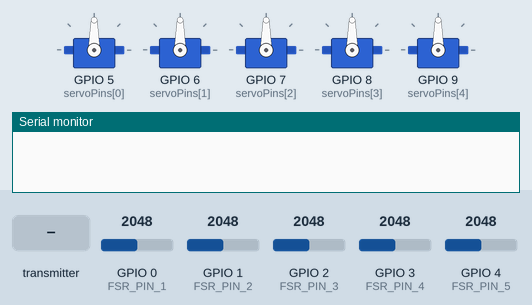
Simulated run of this sketch. Board: ESP32. Shown: 5 × servo, the last lines printed to the serial monitor. Inputs (shaded band) come from the test bench; at power-on: GPIO 0 (FSR_PIN_1) = 2048, GPIO 1 (FSR_PIN_2) = 2048, GPIO 2 (FSR_PIN_3) = 2048, GPIO 3 (FSR_PIN_4) = 2048, GPIO 4 (FSR_PIN_5) = 2048 (analog values on the 0–4095 scale).

Above: at 1.2 s.
1.3 s: the transmitter starts sending targetPositions.0 = 0
At 2.2 s:
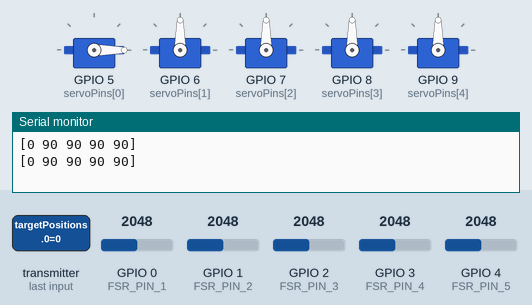
3.2 s: the transmitter starts sending targetPositions.1 = 0
At 4.8 s:
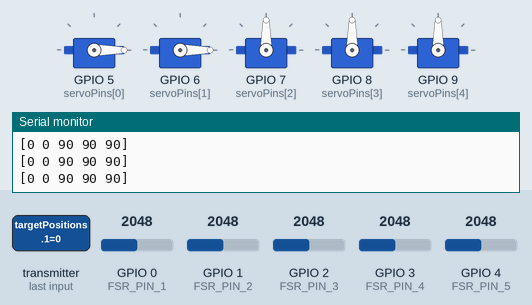
5.1 s: the transmitter starts sending targetPositions.2 = 0
At 6.2 s:
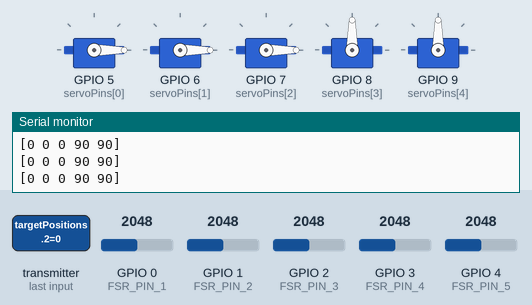
7.0 s: the transmitter starts sending targetPositions.3 = 0
At 8.6 s:
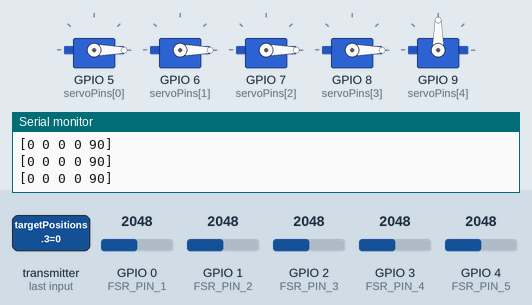
8.9 s: the transmitter starts sending targetPositions.4 = 0
At 10.3 s:
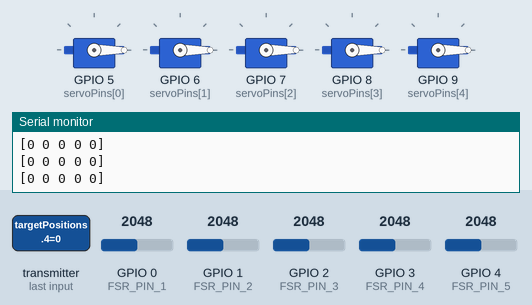
10.8 s: the transmitter starts sending targetPositions.0 = 64
At 11.8 s:
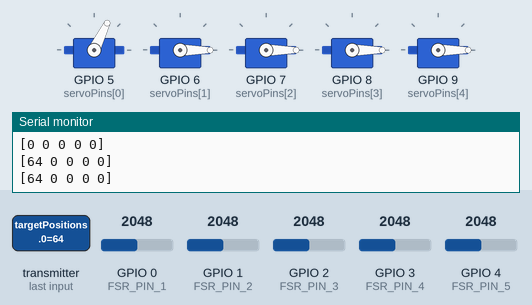
Timing chart, 0 to 13.6 s (numbered marks = the images above; inputs shaded):
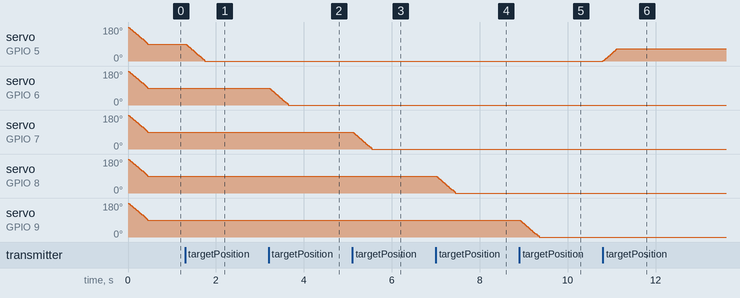

The sketch:

EMG.ino
```cpp
#include <esp_now.h>
#include <WiFi.h>
#include <ESP32Servo.h>

// MAC of sender device
uint8_t senderMAC[] = {0x58, 0xBF, 0x25, 0xA1, 0x44, 0x90};

// Pins
int servoPins[5] = {5, 6, 7, 8, 9};
#define FSR_PIN_1 0
#define FSR_PIN_2 1
#define FSR_PIN_3 2
#define FSR_PIN_4 3
#define FSR_PIN_5 4

Servo servos[5];

// Servo position control
uint8_t currentPositions[5] = {180, 180, 180, 180, 180};  // Initial
uint8_t targetPositions[5] = {90, 90, 90, 90, 90};   // Updated on receive
unsigned long lastUpdateTime = 0;
const unsigned long updateInterval = 5; // ms between servo steps

bool motorFlag = false;
esp_now_peer_info_t peerInfo;

// Callback: when data received
void OnDataRecv(const esp_now_recv_info *info, const uint8_t *data, int len) {
  if (len == sizeof(targetPositions)) {  // Fix: match real array
    memcpy(targetPositions, data, sizeof(targetPositions));  // Update targets

    Serial.print("[");
    for (int i = 0; i < 5; i++) {
      Serial.print(targetPositions[i]);
      if (i < 4) Serial.print(" ");
    }
    Serial.println("]");
  } else {
    Serial.println("Received data size mismatch!");
  }
}

void setup() {
  Serial.begin(115200);
  WiFi.mode(WIFI_STA);
  analogReadResolution(10);

  // Attach servos
  for (int i = 0; i < 5; i++) {
    servos[i].setPeriodHertz(50);
    servos[i].attach(servoPins[i], 500, 2400);
    servos[i].write(currentPositions[i]); // Set to initial position
  }

  // Initialize ESP-NOW
  if (esp_now_init() != ESP_OK) {
    Serial.println("ESP-NOW init failed");
    return;
  }

  memcpy(peerInfo.peer_addr, senderMAC, 6);
  peerInfo.channel = 0;
  peerInfo.encrypt = false;

  if (esp_now_add_peer(&peerInfo) != ESP_OK) {
    Serial.println("Failed to add peer");
    return;
  }

  esp_now_register_recv_cb(OnDataRecv);
}

void loop() {
  unsigned long currentTime = millis();

  // Smooth servo movement
  if (currentTime - lastUpdateTime >= updateInterval) {
    lastUpdateTime = currentTime;

    for (int i = 0; i < 5; i++) {
      if (currentPositions[i] != targetPositions[i]) {
        currentPositions[i] += (currentPositions[i] < targetPositions[i]) ? 1 : -1;
        servos[i].write(currentPositions[i]);
      }
    }
  }

  // Read FSRs
  int fsr1 = analogRead(FSR_PIN_1);
  int fsr2 = analogRead(FSR_PIN_2);
  int fsr3 = analogRead(FSR_PIN_3);
  int fsr4 = analogRead(FSR_PIN_4);
  int fsr5 = analogRead(FSR_PIN_5);


  // Motor flag logic
  motorFlag = (fsr1 > 100 || fsr2 > 100 || fsr3 < 100 || fsr4 > 100 || fsr5 > 100);
  esp_now_send(senderMAC, (uint8_t *)&motorFlag, sizeof(motorFlag));

}
```

Measured:
- after the input at 1.3 s, servo on GPIO 5 (servoPins[0]): moves from 90° to 0° over 0.44 s, starting at once
- after the input at 3.2 s, servo on GPIO 6 (servoPins[1]): moves from 90° to 0° over 0.44 s, starting at once
- after the input at 5.1 s, servo on GPIO 7 (servoPins[2]): moves from 90° to 0° over 0.44 s, starting at once
- after the input at 7.0 s, servo on GPIO 8 (servoPins[3]): moves from 90° to 0° over 0.44 s, starting at once
- after the input at 8.9 s, servo on GPIO 9 (servoPins[4]): moves from 90° to 0° over 0.45 s, starting at once
- after the input at 10.8 s, servo on GPIO 5 (servoPins[0]): moves from 0° to 64° over 0.31 s, starting at once
